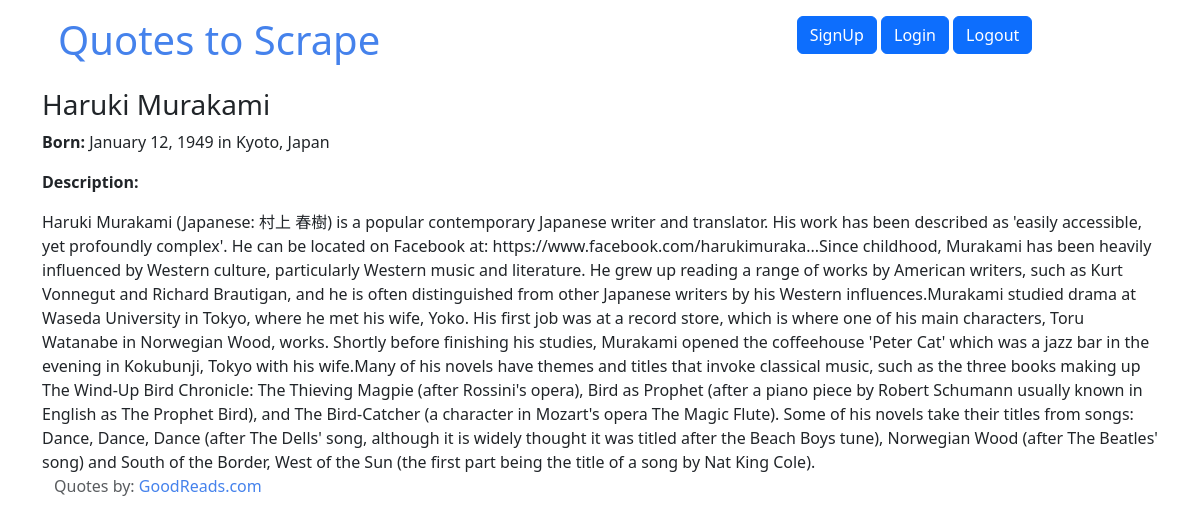
Page /author/haruki-murakami/ on the committed database.
### quotes/models.py (models this page shows, shortened)
class Author(models.Model):
    fullname = models.CharField(max_length=150)
    born_date = models.CharField(max_length=10)
    born_location = models.CharField(max_length=150)
    description = models.TextField()
    created_at = models.DateTimeField(auto_now_add=True)
    slug = models.SlugField(max_length=50, blank=True)

### quotes/views.py (the view)
# urls.py: path("author/<slug:author_slug>/", views.author_page, name="author_page"),
def author_page(request, author_slug):
    author = Author.objects.get(slug=author_slug)
    top_tags = get_top_tags()
    return render(
        request,
        "quotes/author_page.html",
        context={"author": author, "top_tags": top_tags},
    )

### quotes/views.py (called while the page is built)
def get_top_tags():
    top_tags = Tag.objects.annotate(num_quotes=Count("quote")).order_by("-num_quotes")[
        :10
    ]
    top_tags = [(tag, 2 * tag.num_quotes) for tag in top_tags]
    return top_tags

### quotes/templates/quotes/author_page.html
{% extends 'quotes/base.html' %} {% block content %}
<div class="author-details">
  <h3 class="author-title">{{ author.fullname }}</h3>
  <p>
    <strong>Born:</strong>
    <span class="author-born-date">{{ author.born_date }}</span>
    <span class="author-born-location">{{ author.born_location }}</span>
  </p>
  <p><strong>Description:</strong></p>
  <div class="author-description">{{ author.description }}</div>
</div>
<footer class="footer">
  <div class="container">
    <p class="text-muted">
      Quotes by: <a href="https://www.goodreads.com/quotes">GoodReads.com</a>
    </p>
  </div>
</footer>
{% endblock %}

### quotes/static/quotes/styles.css (style rules this page uses)
a { color: #4582ec; text-decoration: none; cursor: pointer; }

### rows in the picture
Author: fullname "Haruki Murakami", born_date "January 12, 1949", born_location "in Kyoto, Japan", description "Haruki Murakami (Japanese: 村上 春樹) is a popular contemporary Japanese writer and translator. His work has been described as 'easily accessible, yet profoundly complex'. He can be located on Facebook at: https://www.facebook.com/harukimuraka...Since childhood, Murakami has been heavily influenced by Western culture, particularly Western music and literature. He grew up reading a range of works by American writers, such as Kurt Vonnegut and Richard Brautigan, and he is often distinguished from other Japanese writers by his Western influences.Murakami studied drama at Waseda University in Tokyo, where he met his wife, Yoko. His first job was at a record store, which is where one of his main…"
